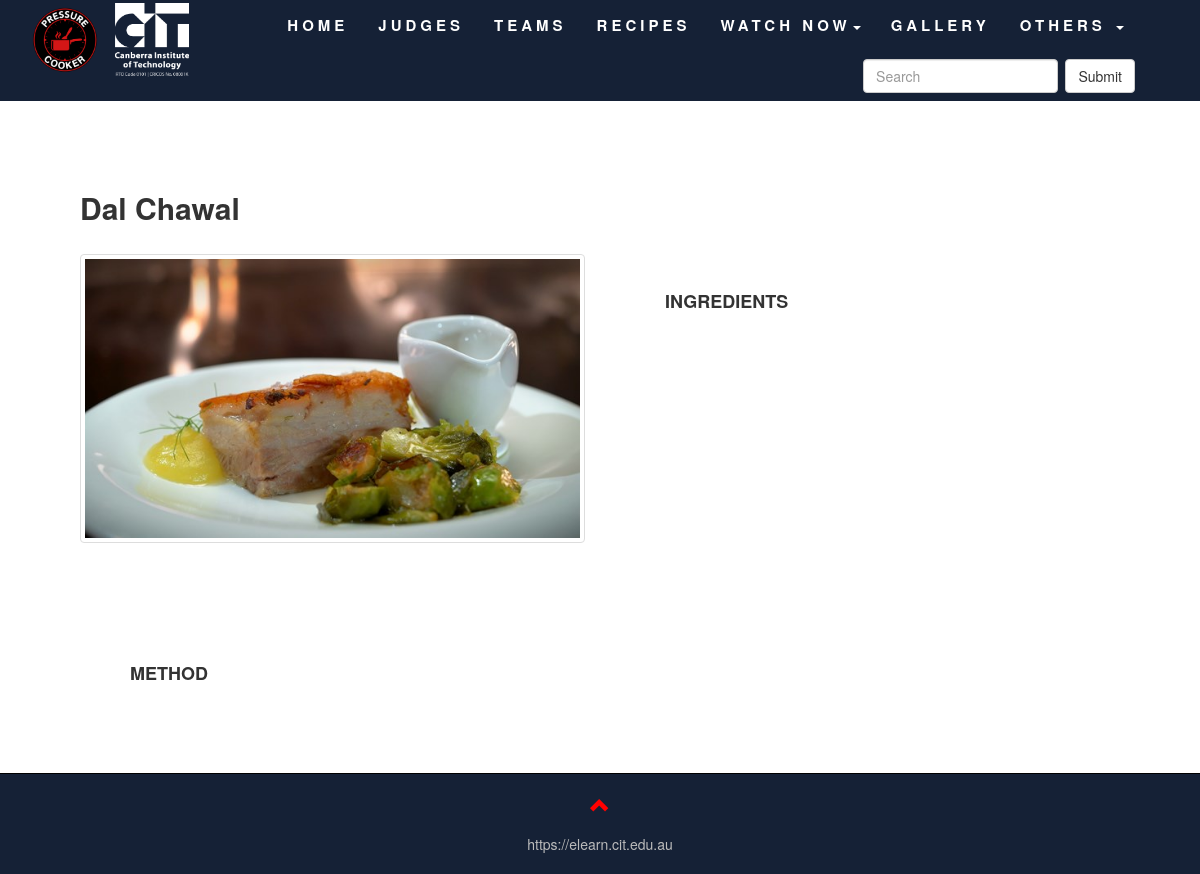
Screenshot of /recipeDetails.php?recipe_id=7 with the database file from the repository.
### tables this page shows
CREATE TABLE `recipes` (
  `id` int(10) NOT NULL,
  `name` text NOT NULL,
  `img` text NOT NULL,
  `msg` text NOT NULL,
  `date` timestamp NOT NULL DEFAULT CURRENT_TIMESTAMP ON UPDATE CURRENT_TIMESTAMP,
  `etc` text NOT NULL
);

### recipeDetails.php (the view, shortened to what this page needs)
<?php
	require __DIR__.'/admin/config/db.php';
?>
<!DOCTYPE html>
<html>
<head>
	<link rel="stylesheet" href="https://maxcdn.bootstrapcdn.com/bootstrap/3.3.7/css/bootstrap.min.css">
	<link href="assets\style.css" rel="stylesheet">
	<link rel="stylesheet" href="https://use.fontawesome.com/releases/v5.2.0/css/all.css">
</head>
<body id="topOfPage">
    <div class="container-fluid">
		<?php
		include "templates/navigationbar_template.php";
		?>
		<?php
		        $recipe_id = $_GET['recipe_id'];
		        $recipe_query = "SELECT * FROM recipes
									WHERE id='$recipe_id'";
				$connect_recipe_query = mysqli_query($conn, $recipe_query);
				        $get_each_row = mysqli_fetch_array($connect_recipe_query);
						$name_of_recipe = $get_each_row['name'];
						$img_of_recipe = $get_each_row['img'];
				?>
                <div class="row" style="padding: 50px;">
				<div class="col-lg-6 col-md-6 col-sm-6">
				<br>
					    <h2><strong><?php echo $name_of_recipe; ?></strong></h2>
					    <br>
                        <img class="img-thumbnail img-responsive" style="width: 100%; height: 100%" src="admin\dynamicImages\recipes\<?php echo $img_of_recipe ; ?>" alt="recipe image" style="max-height: 215px; max-width: 400px;">
						<h3 class="example1" style="text-align: justify;"><strong>METHOD</strong></h3>
						<br>
				</div>
				<div class="col-lg-6 col-md-6 col-sm-6">
				    <br>
				    <h3 class="example1" style="text-align: justify;"><strong>INGREDIENTS</strong></h3>
				</div>
				</div>
    <?php
	include 'templates/footer_template.php';
	?>
	</div>
</body>
</html>

### assets/style.css (style rules this page uses)
body { background: #fffff; }
@media screen and (min-width: 601px) { .example1 { font-size: 18px; padding-top: 100px; padding-left: 50px; } }
@media screen and (min-width: 900px) { .container-fluid { padding: 0px; } }
.row { margin-left: 15px; margin-right: 15px; }
.container-fluid { padding: 0px; }

### rows the page displays
recipes: name "Dal Chawal", img (picture)
